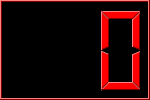
<ui version="4.0" >
 <class>FPSDialog</class>
 <widget class="QDialog" name="FPSDialog" >
  <property name="geometry" >
   <rect>
    <x>0</x>
    <y>0</y>
    <width>150</width>
    <height>100</height>
   </rect>
  </property>
  <property name="windowTitle" >
   <string>Frames Per Second</string>
  </property>
  <layout class="QGridLayout" name="gridLayout" >
   <property name="margin" >
    <number>0</number>
   </property>
   <item row="0" column="0" >
    <widget class="QLCDNumber" name="mLcdNumber" >
     <property name="palette" >
      <palette>
       <active>
        <colorrole role="WindowText" >
         <brush brushstyle="SolidPattern" >
          <color alpha="255" >
           <red>255</red>
           <green>0</green>
           <blue>0</blue>
          </color>
         </brush>
        </colorrole>
        <colorrole role="Light" >
         <brush brushstyle="SolidPattern" >
          <color alpha="255" >
           <red>255</red>
           <green>128</green>
           <blue>128</blue>
          </color>
         </brush>
        </colorrole>
        <colorrole role="Dark" >
         <brush brushstyle="SolidPattern" >
          <color alpha="255" >
           <red>128</red>
           <green>0</green>
           <blue>0</blue>
          </color>
         </brush>
        </colorrole>
        <colorrole role="Text" >
         <brush brushstyle="SolidPattern" >
          <color alpha="255" >
           <red>0</red>
           <green>0</green>
           <blue>0</blue>
          </color>
         </brush>
        </colorrole>
        <colorrole role="ButtonText" >
         <brush brushstyle="SolidPattern" >
          <color alpha="255" >
           <red>0</red>
           <green>0</green>
           <blue>0</blue>
          </color>
         </brush>
        </colorrole>
        <colorrole role="Base" >
         <brush brushstyle="SolidPattern" >
          <color alpha="255" >
           <red>255</red>
           <green>255</green>
           <blue>255</blue>
          </color>
         </brush>
        </colorrole>
        <colorrole role="Window" >
         <brush brushstyle="SolidPattern" >
          <color alpha="255" >
           <red>0</red>
           <green>0</green>
           <blue>0</blue>
          </color>
         </brush>
        </colorrole>
       </active>
       <inactive>
        <colorrole role="WindowText" >
         <brush brushstyle="SolidPattern" >
          <color alpha="255" >
           <red>255</red>
           <green>0</green>
           <blue>0</blue>
          </color>
         </brush>
        </colorrole>
        <colorrole role="Light" >
         <brush brushstyle="SolidPattern" >
          <color alpha="255" >
           <red>255</red>
           <green>128</green>
           <blue>128</blue>
          </color>
         </brush>
        </colorrole>
        <colorrole role="Dark" >
         <brush brushstyle="SolidPattern" >
          <color alpha="255" >
           <red>128</red>
           <green>0</green>
           <blue>0</blue>
          </color>
         </brush>
        </colorrole>
        <colorrole role="Text" >
         <brush brushstyle="SolidPattern" >
          <color alpha="255" >
           <red>0</red>
           <green>0</green>
           <blue>0</blue>
          </color>
         </brush>
        </colorrole>
        <colorrole role="ButtonText" >
         <brush brushstyle="SolidPattern" >
          <color alpha="255" >
           <red>0</red>
           <green>0</green>
           <blue>0</blue>
          </color>
         </brush>
        </colorrole>
        <colorrole role="Base" >
         <brush brushstyle="SolidPattern" >
          <color alpha="255" >
           <red>255</red>
           <green>255</green>
           <blue>255</blue>
          </color>
         </brush>
        </colorrole>
        <colorrole role="Window" >
         <brush brushstyle="SolidPattern" >
          <color alpha="255" >
           <red>0</red>
           <green>0</green>
           <blue>0</blue>
          </color>
         </brush>
        </colorrole>
       </inactive>
       <disabled>
        <colorrole role="WindowText" >
         <brush brushstyle="SolidPattern" >
          <color alpha="255" >
           <red>128</red>
           <green>0</green>
           <blue>0</blue>
          </color>
         </brush>
        </colorrole>
        <colorrole role="Light" >
         <brush brushstyle="SolidPattern" >
          <color alpha="255" >
           <red>255</red>
           <green>128</green>
           <blue>128</blue>
          </color>
         </brush>
        </colorrole>
        <colorrole role="Dark" >
         <brush brushstyle="SolidPattern" >
          <color alpha="255" >
           <red>128</red>
           <green>0</green>
           <blue>0</blue>
          </color>
         </brush>
        </colorrole>
        <colorrole role="Text" >
         <brush brushstyle="SolidPattern" >
          <color alpha="255" >
           <red>128</red>
           <green>0</green>
           <blue>0</blue>
          </color>
         </brush>
        </colorrole>
        <colorrole role="ButtonText" >
         <brush brushstyle="SolidPattern" >
          <color alpha="255" >
           <red>128</red>
           <green>0</green>
           <blue>0</blue>
          </color>
         </brush>
        </colorrole>
        <colorrole role="Base" >
         <brush brushstyle="SolidPattern" >
          <color alpha="255" >
           <red>0</red>
           <green>0</green>
           <blue>0</blue>
          </color>
         </brush>
        </colorrole>
        <colorrole role="Window" >
         <brush brushstyle="SolidPattern" >
          <color alpha="255" >
           <red>0</red>
           <green>0</green>
           <blue>0</blue>
          </color>
         </brush>
        </colorrole>
       </disabled>
      </palette>
     </property>
     <property name="autoFillBackground" >
      <bool>true</bool>
     </property>
     <property name="frameShape" >
      <enum>QFrame::Box</enum>
     </property>
     <property name="frameShadow" >
      <enum>QFrame::Raised</enum>
     </property>
     <property name="numDigits" >
      <number>3</number>
     </property>
     <property name="segmentStyle" >
      <enum>QLCDNumber::Filled</enum>
     </property>
    </widget>
   </item>
  </layout>
 </widget>
 <resources/>
 <connections/>
</ui>
